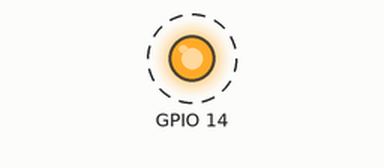
This program was run on a simulated Raspberry Pi (BCM pin numbers). Parts: output pins drawn as LEDs (lit = HIGH). Dashed ring = blinking. What the program prints to the terminal is not drawn.

Above: at 0.5 s.
Timing chart, 0 to 4.6 s (numbered marks = the images above):
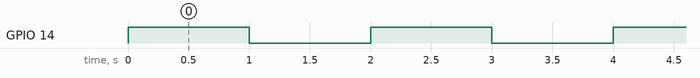

Measured:
- by itself, GPIO 14: alternates HIGH for 1.0 s and LOW for 1.0 s

The program:

blink.py
```python
import RPi.GPIO as GPIO
import time
GPIO.setmode(GPIO.BCM)
GPIO.setwarnings(False)
GPIO.setup(14, GPIO.OUT)
while(1):
        print("LED ACESO\n")
        GPIO.output(14, 1)
        time.sleep(1)
        print("LED APAGADO\n")
        GPIO.output(14, 0)
        time.sleep(1)
```
